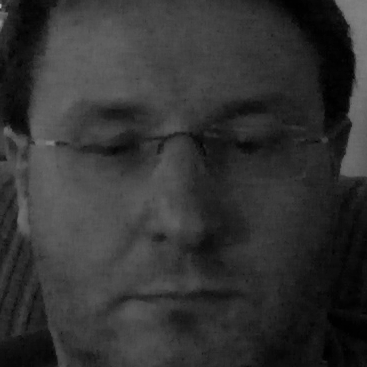
//> input picture src/main/java/faces/0.png, 367 x 367 px, given in place of the camera
$ ./main   (built with g++ and OpenCV 4)
//> lines starting //> are read from the running program, lines starting //| are printed output that depends on the picture; after the words box and inside, x2 and y2 are one past the last pixel; in counts of white or black regions, pixels touching at a corner belong together
/*
 * Face Detection based on OpenCV
 * Written by: Kevin T. Duraj
 */
#include "opencv2/objdetect/objdetect.hpp"
#include "opencv2/highgui/highgui.hpp"
#include "opencv2/imgproc/imgproc.hpp"
/*----------------------------------------------------------------------------*/
#include <iostream>
#include <stdio.h>
#include <unistd.h>
/*----------------------------------------------------------------------------*/
using namespace std;
using namespace cv;

/*----------------------------------------------------------------------------*/
// Function Headers
void FindFace2Frame(Mat frame);

/*----------------------------------------------------------------------------
                            Global Variables
 ----------------------------------------------------------------------------*/
unsigned int go_sleep = 10 * 100000;
string face_cascade_name = "haarcascade_frontalface_alt.xml";
CascadeClassifier face_cascade_classifier;

string window_name = "Capture - Face detection";
int filenumber;
string filename;

/*----------------------------------------------------------------------------*/
int main(void) {

    VideoCapture capture(0);

    if (!capture.isOpened())
        return -1;

    // Load the cascade files
    if (!face_cascade_classifier.load(face_cascade_name)) {
        cout << "Error loading " <<  face_cascade_name;
        return (-1);
    };

    //-- Read camera stream
    Mat frame;

    for (;;) {

        capture >> frame;
//> frame is the input picture: 367 rows x 367 cols, CV_8UC3; min 0, max 176, mean 50.7

        // Apply the classifier to the frame
        if (!frame.empty()) {
            FindFace2Frame(frame);
        } else {
            cout << "No captured frame " << endl;
            break;
        }

        int c = waitKey(10);

        // Press Escape to exit application
        if (27 == char(c)) {
            break;
        }

        usleep(go_sleep);
    }

    return 0;
}

/*----------------------------------------------------------------------------*/
void FindFace2Frame(Mat frame) {

    std::vector<Rect> faces;

    Mat frame_gray;
    Mat crop;
    Mat res;
    Mat gray;
    string text;
    stringstream sstm;

    cvtColor(frame, frame_gray, COLOR_BGR2GRAY);
    equalizeHist(frame_gray, frame_gray);
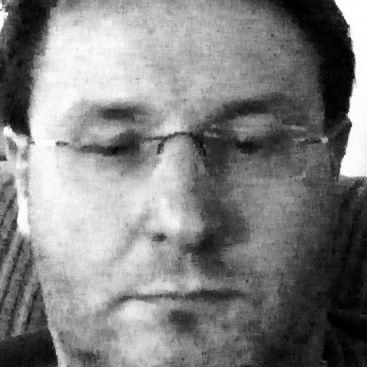
//> frame_gray: 367 rows x 367 cols, CV_8UC1; min 0, max 255, mean 128.9

    // Detect faces
    //face_cascade.detectMultiScale(frame_gray, faces, 1.1, 2, 0 | CASCADE_SCALE_IMAGE, Size(30, 30));
    face_cascade_classifier.detectMultiScale(frame_gray, faces, 1.1, 2, 0 | CASCADE_SCALE_IMAGE, Size(50, 50));
//> faces = 1 Rect (x, y, width, height): [25, 24, 311, 311]

    // Set Region of Interest
    cv::Rect roi_b;
    cv::Rect roi_c;

    size_t ic = 0; // ic is index of current element
    int ac = 0;    // ac is area of current element

    size_t ib = 0; // ib is index of biggest element
    int ab = 0;    // ab is area of biggest element


    // Iterate through all current elements (detected faces)
    for (ic = 0; ic < faces.size(); ic++)
    {
        roi_c.x = faces[ic].x;
        roi_c.y = faces[ic].y;
        roi_c.width = (faces[ic].width);
        roi_c.height = (faces[ic].height);

        // Get the area of current element (detected face)
        ac = roi_c.width * roi_c.height;

        roi_b.x = faces[ib].x;
        roi_b.y = faces[ib].y;
        roi_b.width = (faces[ib].width);
        roi_b.height = (faces[ib].height);

        //--- Area of biggest detected element
        ab = roi_b.width * roi_b.height;

        if (ac > ab) {
            ib = ic;
            roi_b.x = faces[ib].x;
            roi_b.y = faces[ib].y;
            roi_b.width = (faces[ib].width);
            roi_b.height = (faces[ib].height);
        }

        crop = frame(roi_b);

        //--- Resize image to save it into images subdirectory
        resize(crop, res, Size(256, 256), 0, 0, INTER_LINEAR);

        //--- Convert cropped image into Gray-scale for further processing
        cvtColor(crop, gray, CV_BGR2GRAY);

        //--- create a filename
        filename = "";
        stringstream ssfn;
        //ssfn << "images/" << filenumber << ".png";
        ssfn << "../src/main/java/faces/" << filenumber << ".png";
        filename = ssfn.str();
        filenumber++;

        imwrite(filename, gray);

        //--- Draw green square around the a detected face
        Point pt1(faces[ic].x, faces[ic].y);
        Point pt2((faces[ic].x + faces[ic].height)
                , (faces[ic].y + faces[ic].width));

        rectangle(frame, pt1, pt2, Scalar(0, 255, 0), 2, 8, 0);
    }
//> this loop made 1 pass
//> (ac, ab, pt1, pt2) on pass 1: (96721, 96721, Point(25, 24), Point(336, 335))
//> pass 1, in FindFace2Frame, `crop = frame(roi_b);`:
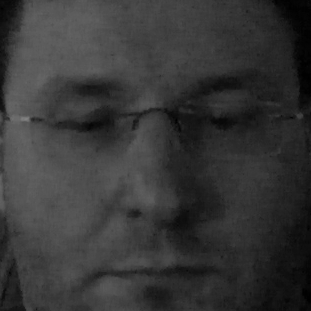
//> crop: 311 rows x 311 cols, CV_8UC3; min 0, max 131, mean 54.6
//> after the loop:
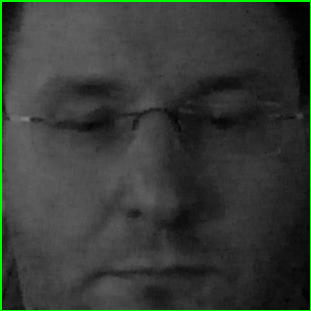
//> crop: 311 rows x 311 cols, CV_8UC3; 1.92% of pixels changed, all inside (x1, y1, x2, y2) = (0, 0, 311, 311)
//> after the loop:
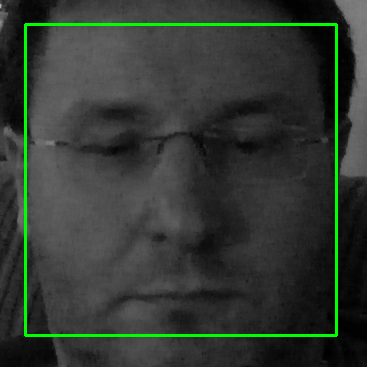
//> frame: 367 rows x 367 cols, CV_8UC3; 2.77% of pixels changed, all inside (x1, y1, x2, y2) = (24, 23, 338, 337)
//> after the loop, filenumber = 1

    //--- Show Image within separate frame
    sstm << "Crop area size: " << roi_b.width << "x"
         << roi_b.height << " Filename: " << filename;
    text = sstm.str();

    putText(frame, text, cvPoint(30, 30)
                 , FONT_HERSHEY_COMPLEX_SMALL
                 , 0.8, cvScalar(0, 0, 255), 1, CV_AA);
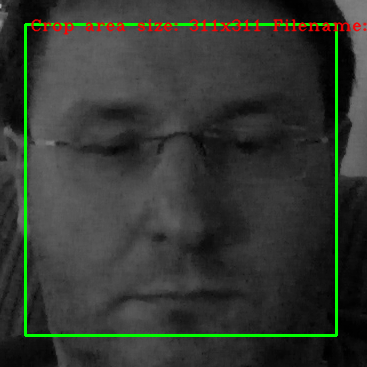
//> frame: 367 rows x 367 cols, CV_8UC3; 1.64% of pixels changed, all inside (x1, y1, x2, y2) = (30, 18, 367, 35)

    imshow("original", frame);

    if (!crop.empty()) {
        imshow("detected", crop);
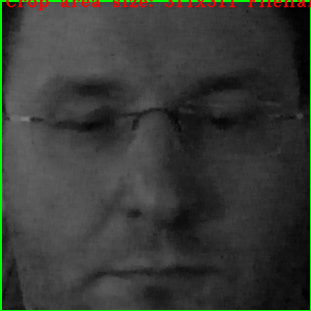
//> window 'detected': 311 rows x 311 cols, CV_8UC3; mean B, G, R 53.5, 57.9, 55.4
//> the Esc key is pressed
    } else {
        destroyWindow("detected");
    }
}
/*---------------------------------------------------------------------------------------*/

$ run again, on src/main/java/faces/10.png
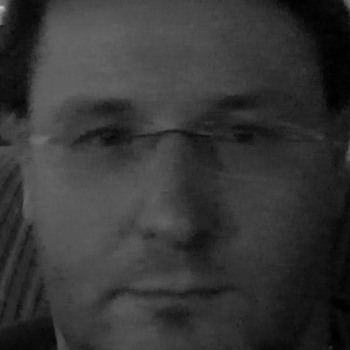
//> input picture src/main/java/faces/10.png, 350 x 350 px, given in place of the camera
//> frame is the input picture: 350 rows x 350 cols, CV_8UC3; min 1, max 194, mean 53.7
//> faces = 1 Rect (x, y, width, height): [22, 20, 299, 299]
//> the loop in FindFace2Frame, `for (ic = 0; ic < faces.size(); ic++)` made 1 pass
//> (ac, ab, pt1, pt2) on pass 1: (89401, 89401, Point(22, 20), Point(321, 319))
//> after the loop in FindFace2Frame, `for (ic = 0; ic < faces.size(); ic++)`:
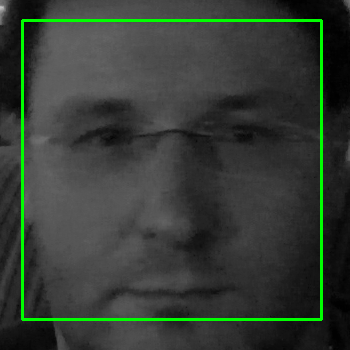
//> frame: 350 rows x 350 cols, CV_8UC3; 2.93% of pixels changed, all inside (x1, y1, x2, y2) = (21, 19, 323, 321)
//> after the loop in FindFace2Frame, `for (ic = 0; ic < faces.size(); ic++)`: filenumber = 1
//> in FindFace2Frame, `imshow("detected", crop);`:
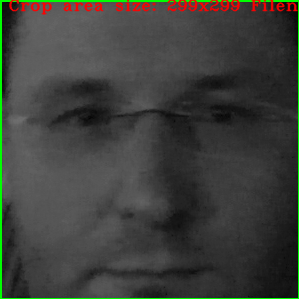
//> window 'detected': 299 rows x 299 cols, CV_8UC3; mean B, G, R 58.4, 63.2, 61.3
